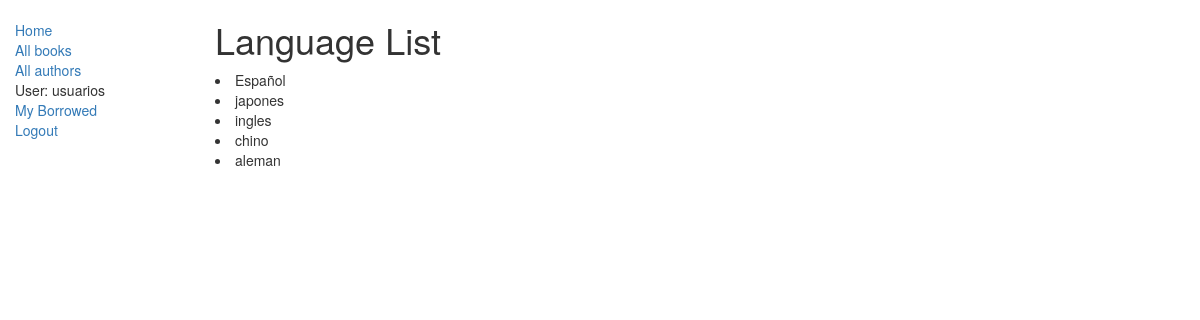
Page /holaApp/languages/ (signed in) on the earlier database version.
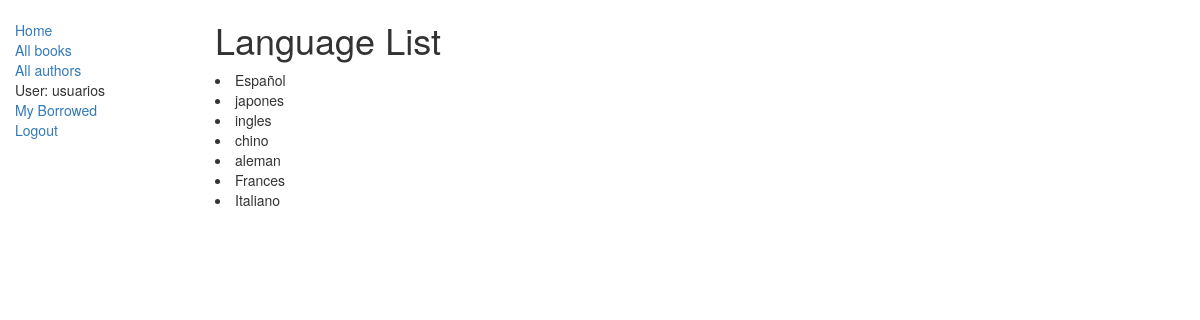
Same page on the later database version.
### holaApp/models.py (models this page shows, shortened)
class Language(models.Model):
    name = models.CharField(max_length=200,
                            help_text="Enter the book's natural language (e.g. English, French, Japanese etc.)")

### holaApp/views.py (the view)
class LanguageListView(LoginRequiredMixin, generic.ListView):
    login_url = '/accounts/login/'
    redirect_field_name = 'redirect_to'
    model = Language
    paginate_by = 10

### holaApp/templates/holaApp/language_list.html (shortened to what this page needs)
{% extends "base_generic.html" %}
{% block content %}
    <h1>Language List</h1>
    {% if language_list %}
        {% for language in language_list %}
        <li>
            {{ language.name }}
        </li>
        {% endfor %}
    {% else %}
        <p>There are no author in the library.</p>
    {% endif %}
{% endblock %}

Differences in the rows shown:
added Language: name "Frances"
added Language: name "Italiano"
